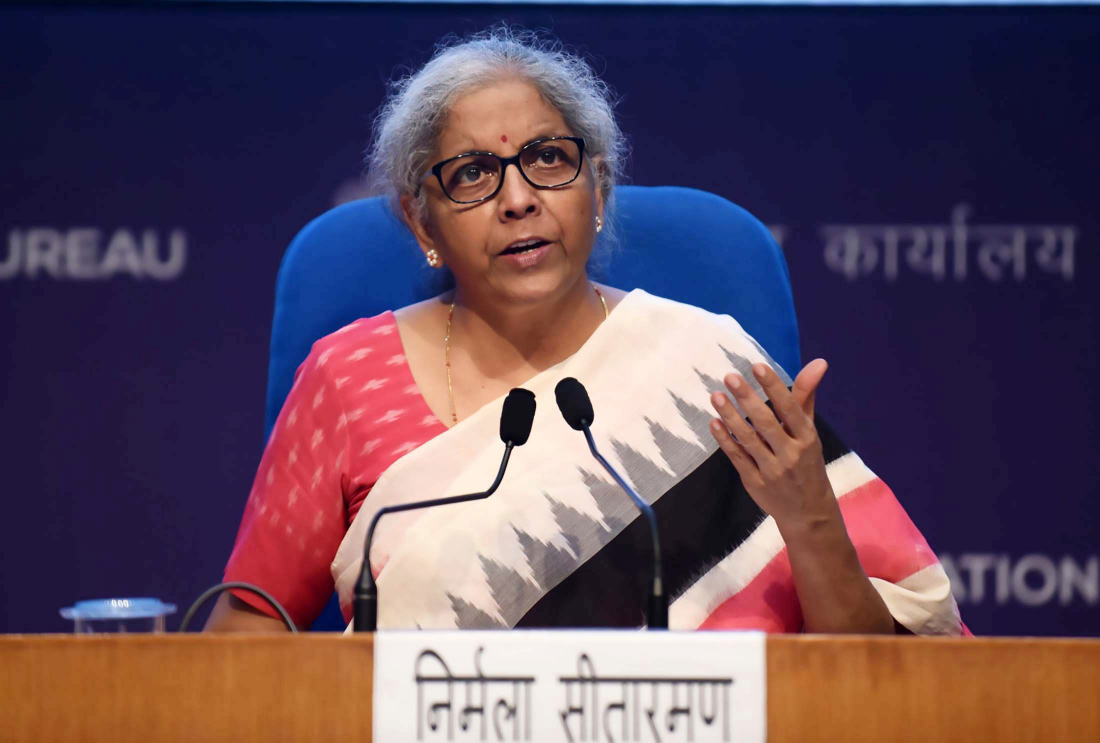
#> input picture hyperframes/media_src/govt/107056665_The_Union_Minister_for_Finance_and_Corpo.jpg, 2200 x 1486 px (shown at 1/2 size)
$ python -i collage_lib.py   (imports and definitions only)
#> lines starting #> are read from the running program, lines starting #| are printed output that depends on the picture
#> further down, picture is the input picture: PIL image 2200x1486 RGB; mean R, G, B 94.3, 72.8, 90.7
import sys, random, glob
from PIL import Image, ImageDraw, ImageFilter, ImageOps, ImageFont, ImageEnhance, ImageChops
G = "/Volumes/DarwinSSD/MMVideo/hyperframes/media_src/govt/"
NM = "/Volumes/DarwinSSD/MMVideo/node_modules/@fontsource/"
MARK = ImageFont.truetype(NM + "permanent-marker/files/permanent-marker-latin-400-normal.woff", 64)
MARK_S = ImageFont.truetype(NM + "permanent-marker/files/permanent-marker-latin-400-normal.woff", 40)
SERIF = ImageFont.truetype(NM + "dm-serif-display/files/dm-serif-display-latin-400-normal.woff", 96)
SMALL = ImageFont.truetype("/System/Library/Fonts/Supplemental/Futura.ttc", 22)
W, H = 1920, 1080
# [1 line not run here, left out]

def paper():
    base = Image.new("RGB", (W, H), (236, 229, 214))
    n = Image.effect_noise((W // 2, H // 2), 22).resize((W, H)).convert("RGB")
    base = Image.blend(base, ImageChops.multiply(base, ImageOps.colorize(n.convert("L"), (200, 190, 170), (255, 255, 255))), 0.5)
    return base

def halftone_bw(im, tint=None):
    a = im.split()[-1]
    g = ImageOps.grayscale(im.convert("RGB"))
    g = ImageEnhance.Contrast(g).enhance(1.35)
    rgb = ImageOps.colorize(g, (25, 25, 30), tint or (245, 240, 230))
    rgb.putalpha(a); return rgb

def sticker(im, border=14):
#> called with border = 14
    a = im.split()[-1]
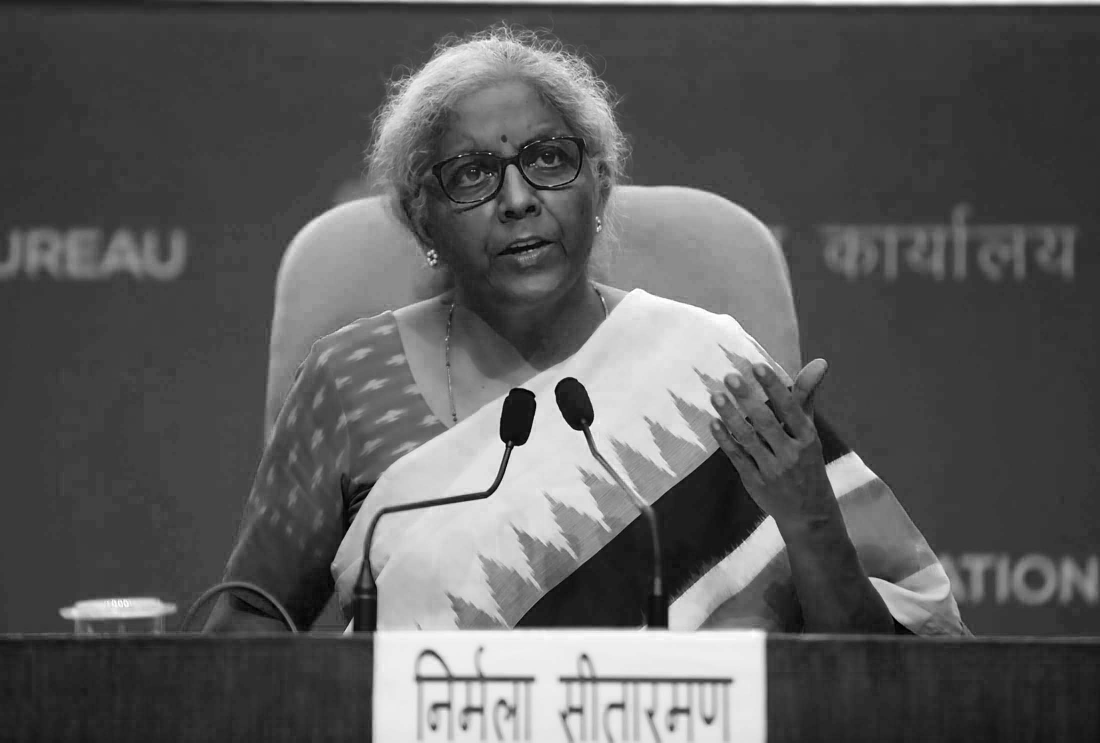
#> a: PIL image 2200x1486 L (shown at 1/2 size); min 0, max 255, mean 90.7
    big = a.filter(ImageFilter.MaxFilter(border * 2 + 1))
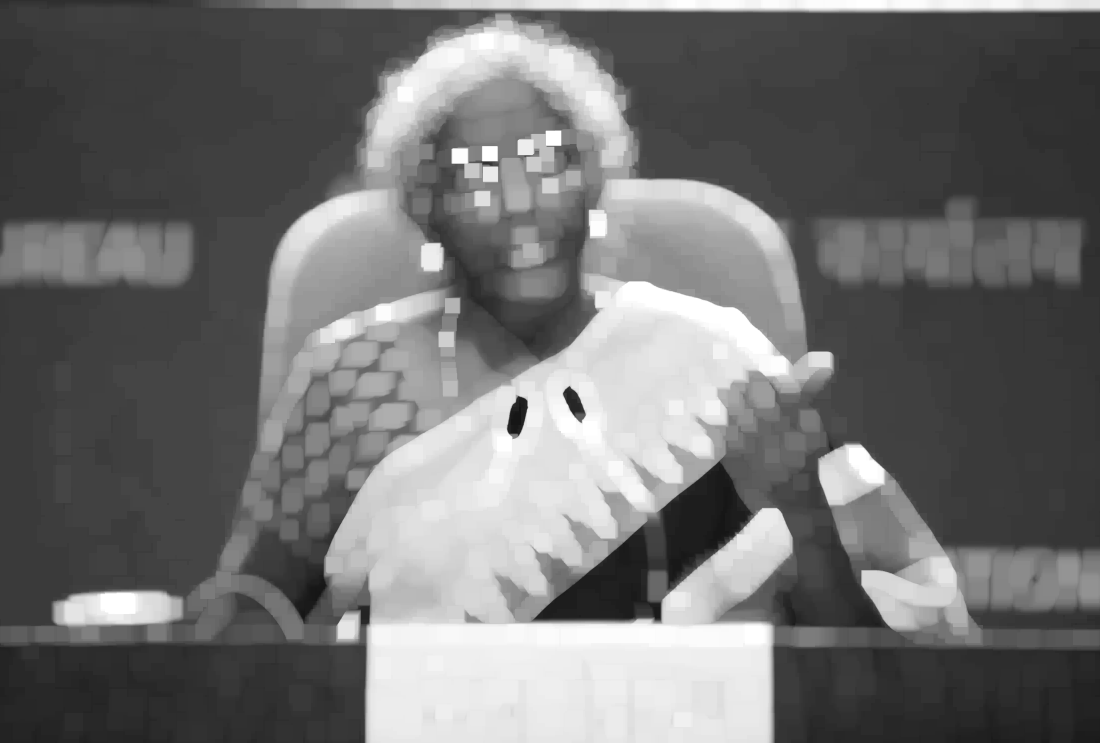
#> big: PIL image 2200x1486 L (shown at 1/2 size); min 20, max 255, mean 112.2
    out = Image.new("RGBA", im.size, (255, 255, 255, 0))
    white = Image.new("RGBA", im.size, (255, 255, 255, 255)); out.paste(white, (0, 0), big)
#> after `white = Image.new('RGBA', im.size, (255, 255, 255, 255))`: white: PIL image 2200x1486 RGBA; every value is 255
#> (the run stopped early here; a loop or call above may not have finished)

$ run again, on hyperframes/media_src/govt/158913734_Finance_Minister_Nirmala_Sitharaman_with.jpg
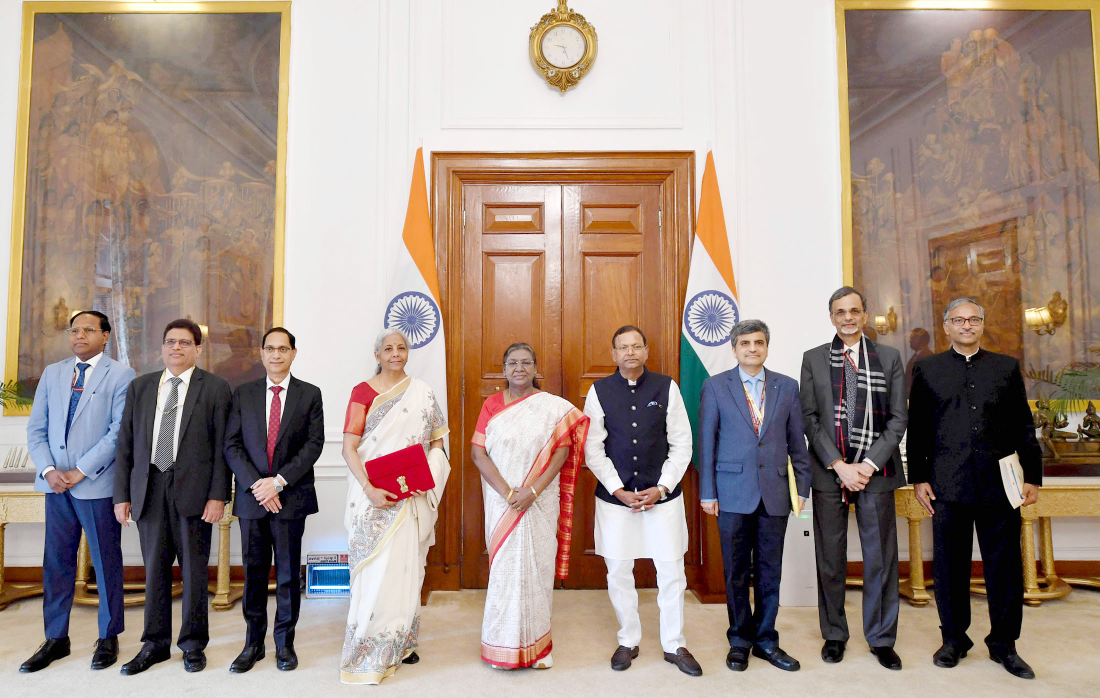
#> input picture hyperframes/media_src/govt/158913734_Finance_Minister_Nirmala_Sitharaman_with.jpg, 2200 x 1396 px (shown at 1/2 size)
#> picture is the input picture: PIL image 2200x1396 RGB; mean R, G, B 160.5, 142.5, 132.3
#> in sticker, `a = im.split()[-1]`:
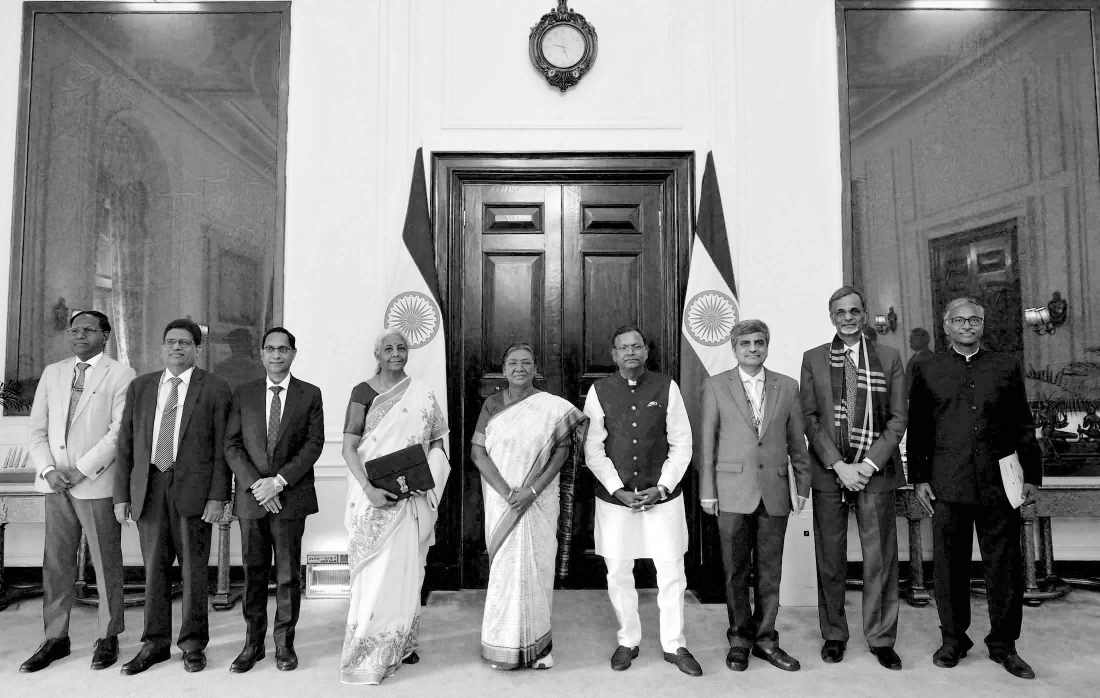
#> a: PIL image 2200x1396 L (shown at 1/2 size); min 0, max 255, mean 132.3
#> in sticker, `big = a.filter(ImageFilter.MaxFilter(border * 2 + 1))`:
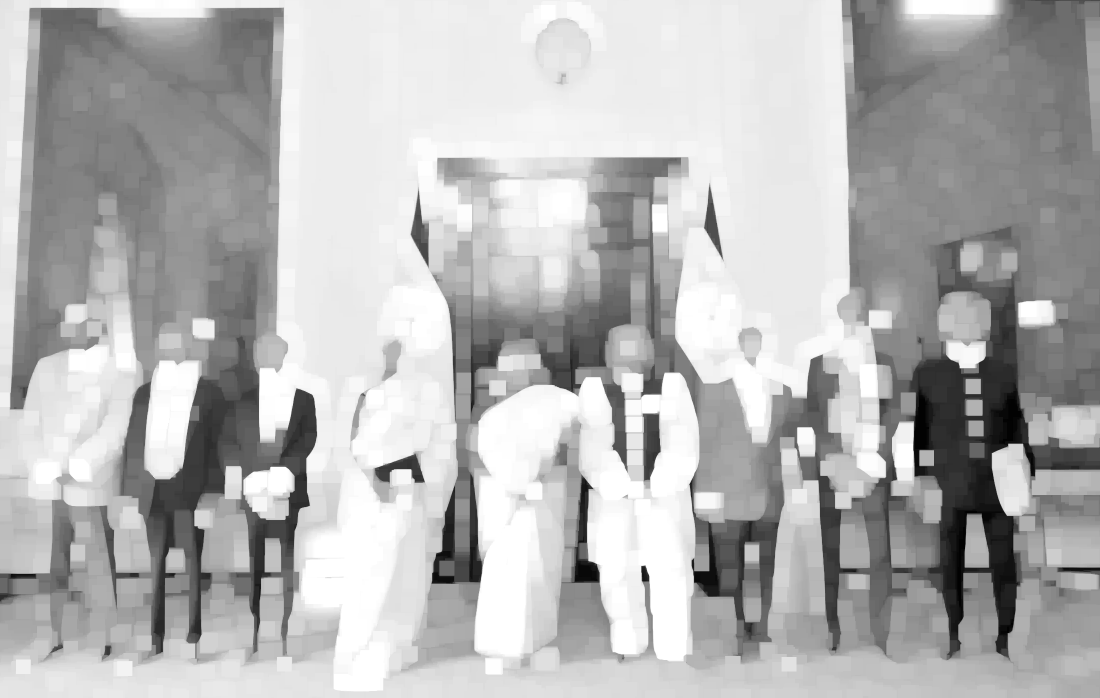
#> big: PIL image 2200x1396 L (shown at 1/2 size); min 2, max 255, mean 180.5
#> white: PIL image 2200x1396 RGBA; every value is 255

$ run again, on hyperframes/media_src/govt/158914102_Finance_Minister_Nirmala_Sitharaman_at_P.jpg
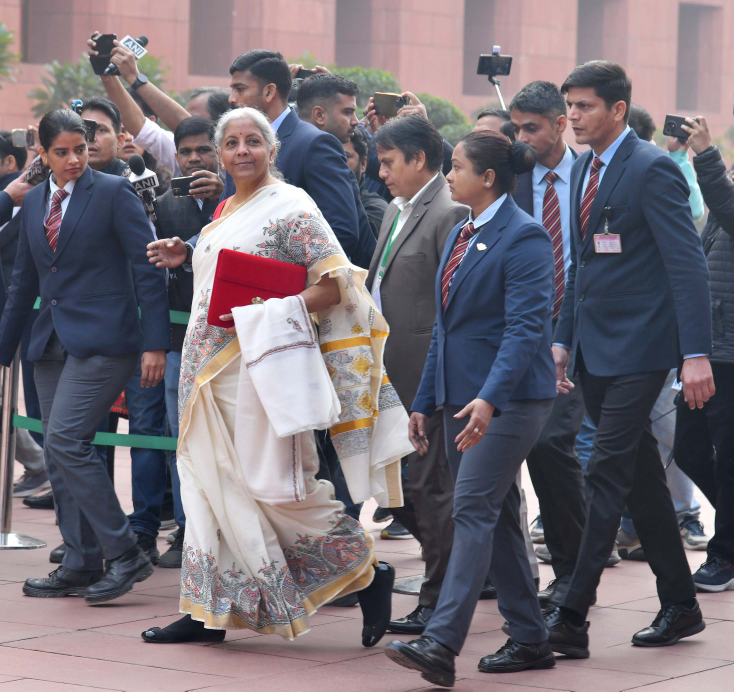
#> input picture hyperframes/media_src/govt/158914102_Finance_Minister_Nirmala_Sitharaman_at_P.jpg, 2200 x 2074 px (shown at 1/3 size)
#> picture is the input picture: PIL image 2200x2074 RGB; mean R, G, B 117.2, 109.8, 117.9
#> in sticker, `a = im.split()[-1]`:
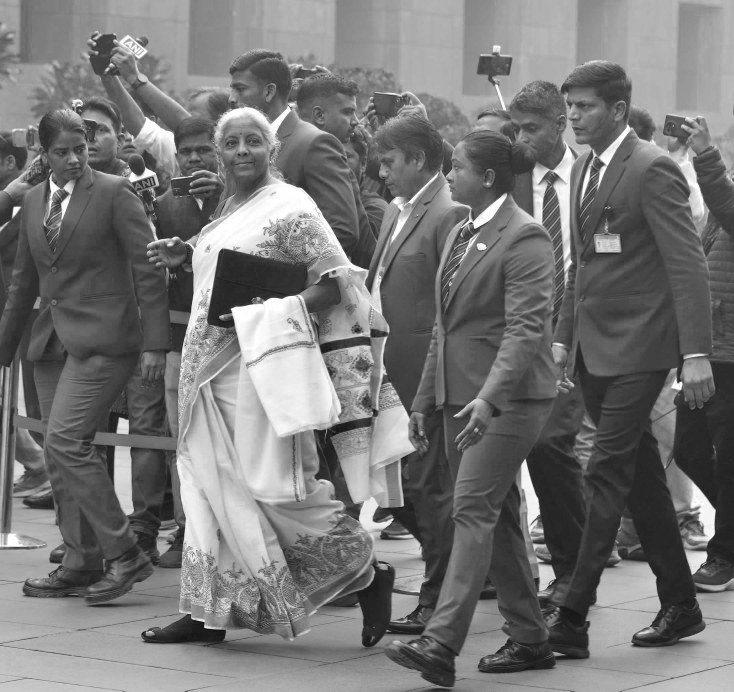
#> a: PIL image 2200x2074 L (shown at 1/3 size); min 0, max 255, mean 117.9
#> in sticker, `big = a.filter(ImageFilter.MaxFilter(border * 2 + 1))`:
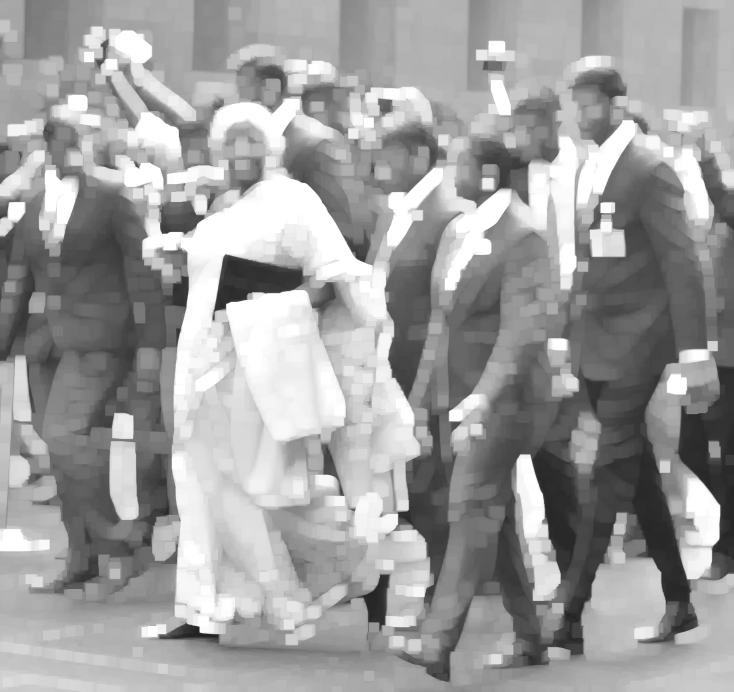
#> big: PIL image 2200x2074 L (shown at 1/3 size); min 32, max 255, mean 158
#> white: PIL image 2200x2074 RGBA; every value is 255

$ run again, on hyperframes/media_src/govt/158914103_Finance_Minister_Nirmala_Sitharaman_with.jpg
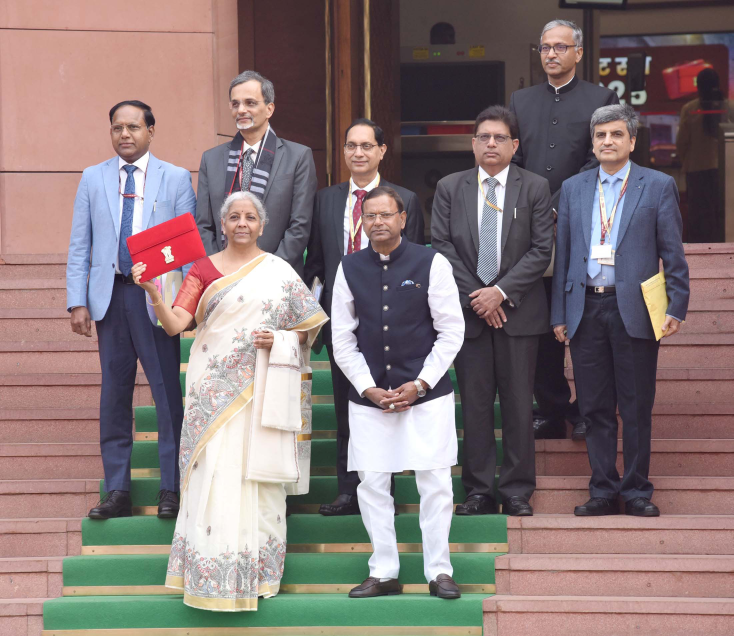
#> input picture hyperframes/media_src/govt/158914103_Finance_Minister_Nirmala_Sitharaman_with.jpg, 2200 x 1908 px (shown at 1/3 size)
#> picture is the input picture: PIL image 2200x1908 RGB; mean R, G, B 135.1, 119.4, 119.3
#> in sticker, `a = im.split()[-1]`:
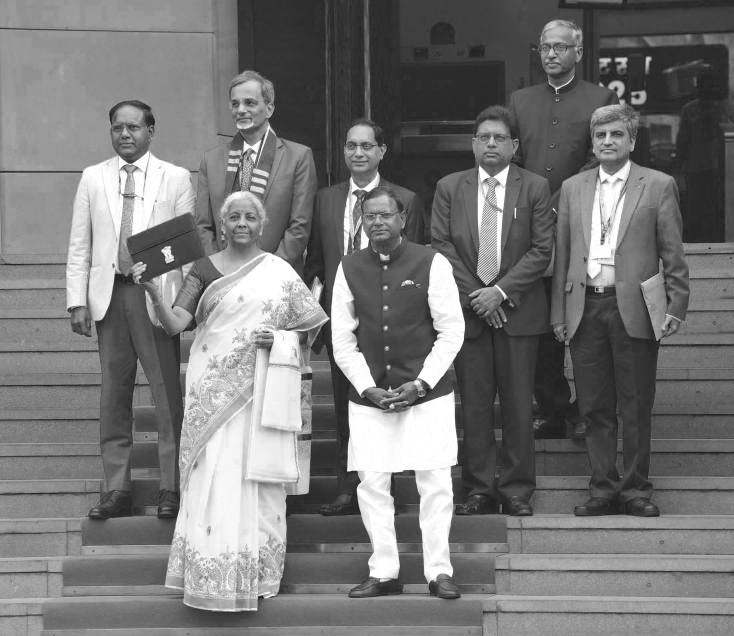
#> a: PIL image 2200x1908 L (shown at 1/3 size); min 0, max 255, mean 119.3
#> in sticker, `big = a.filter(ImageFilter.MaxFilter(border * 2 + 1))`:
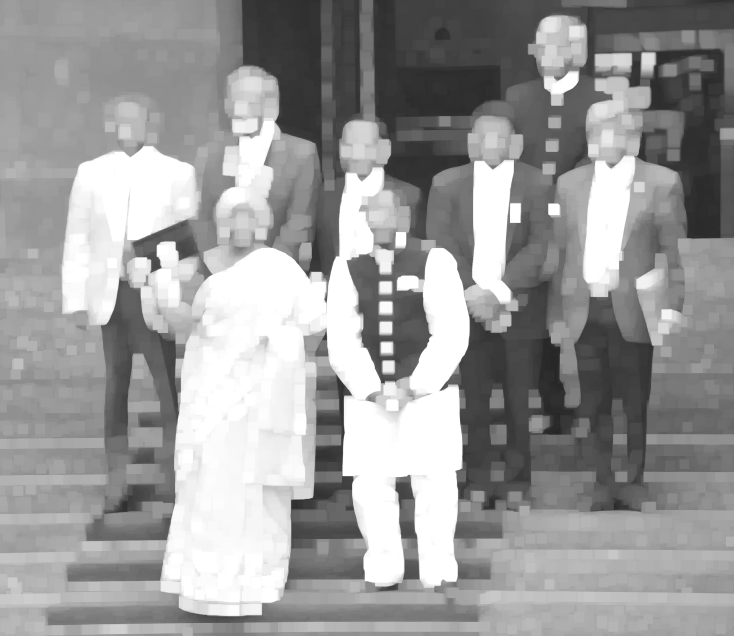
#> big: PIL image 2200x1908 L (shown at 1/3 size); min 36, max 255, mean 154.2
#> white: PIL image 2200x1908 RGBA; every value is 255
